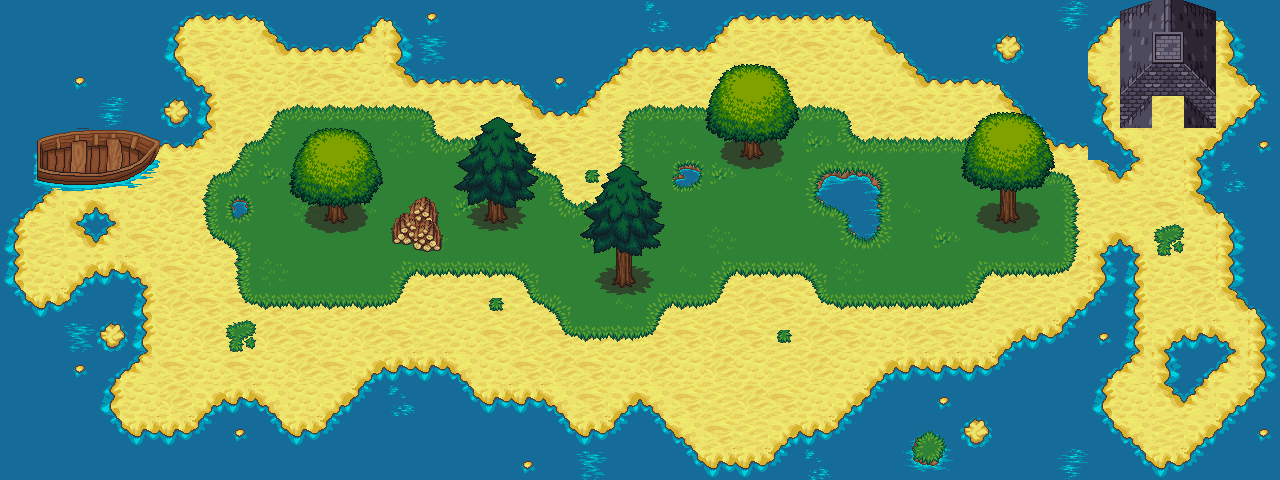

A level layout from a 2D game, rendered from its tile map. Below: a short description, then the map file with tile-grid data replaced by summaries:
An orthogonal 40x15 tile map with 32x32 px tiles, 9 tile layers (still water, animated water 1, animated water 2, sand, ...), 10 tilesets and 19 objects (3x 8, jessica, doors, whitey, coin_gold).

<map version="1.2" tiledversion="1.2.0" orientation="orthogonal" renderorder="right-down" width="40" height="15" tilewidth="32" tileheight="32" infinite="0" nextlayerid="20" nextobjectid="37">
 <properties>
  <property name="background_color" value="#156C99" />
  <property name="water speed" value="30" />
 </properties>
 <tileset firstgid="1" name="grass" tilewidth="32" tileheight="32" tilecount="18" columns="3">
  <image source="../img/grass.png" width="96" height="192" />
 </tileset>
 <tileset firstgid="19" name="sandwater" tilewidth="32" tileheight="32" tilecount="18" columns="3">
  <image source="../img/sandwater.png" width="96" height="192" />
 </tileset>
 <tileset firstgid="37" name="trunk" tilewidth="32" tileheight="32" tilecount="36" columns="6">
  <image source="../img/trunk.png" width="192" height="192" />
 </tileset>
 <tileset firstgid="73" name="treetop" tilewidth="32" tileheight="32" tilecount="81" columns="9">
  <image source="../img/treetop.png" width="288" height="288" />
 </tileset>
 <tileset firstgid="154" name="animwater" tilewidth="32" tileheight="32" tilecount="36" columns="3">
  <image source="../img/animwater.png" width="96" height="384" />
 </tileset>
 <tileset firstgid="190" name="bridges" tilewidth="32" tileheight="32" tilecount="54" columns="6">
  <image source="../img/bridges.png" width="192" height="288" />
 </tileset>
 <tileset firstgid="244" name="flowers_2" tilewidth="32" tileheight="32" tilecount="60" columns="10">
  <image source="../img/flowers_2.png" width="320" height="192" />
 </tileset>
 <tileset firstgid="304" name="chests" tilewidth="32" tileheight="32" tilecount="6" columns="2">
  <image source="../img/chests.png" width="64" height="96" />
 </tileset>
 <tileset firstgid="310" name="farming_fishing" tilewidth="32" tileheight="32" tilecount="400" columns="20">
  <image source="../img/farming_fishing.png" width="640" height="640" />
 </tileset>
 <tileset firstgid="710" name="house" tilewidth="32" tileheight="32" tilecount="70" columns="10">
  <image source="../img/house.png" width="320" height="224" />
 </tileset>
 <layer id="11" name="still water" width="40" height="15">
  <data>[600 cells, 600 non-empty, 6 distinct tile ids]</data>
 </layer>
 <layer id="1" name="animated water 1" width="40" height="15">
  <data>[600 cells, 19 non-empty, 14 distinct tile ids]</data>
 </layer>
 <layer id="2" name="animated water 2" width="40" height="15">
  <data>[600 cells, 19 non-empty, 14 distinct tile ids]</data>
 </layer>
 <layer id="3" name="sand" width="40" height="15">
  <data>[600 cells, 85 non-empty, 4 distinct tile ids]</data>
 </layer>
 <layer id="4" name="land" width="40" height="15">
  <data>[600 cells, 466 non-empty, 36 distinct tile ids]</data>
 </layer>
 <layer id="19" name="house" width="40" height="15">
  <data>[600 cells, 11 non-empty, 11 distinct tile ids]</data>
 </layer>
 <layer id="5" name="mass" width="40" height="15">
  <data>[600 cells, 43 non-empty, 25 distinct tile ids]</data>
 </layer>
 <objectgroup id="13" name="objects">
  <object id="19" name="jessica" x="1147" y="300" width="32" height="32">
   <properties>
    <property name="compose" value="{&quot;name&quot;:&quot;jessica&quot;}" />
    <property name="height" type="int" value="34" />
    <property name="image" value="jessica" />
    <property name="width" type="int" value="37" />
   </properties>
  </object>
  <object id="35" name="doors" x="1152" y="96" width="32" height="32">
   <properties>
    <property name="height" value="32" />
    <property name="image" value="doors" />
    <property name="type" value="doors" />
    <property name="width" value="32" />
   </properties>
  </object>
  <object id="36" name="whitey" x="1024" y="288" width="32" height="32">
   <properties>
    <property name="height" type="int" value="36" />
    <property name="image" value="whitey" />
    <property name="width" type="int" value="31" />
   </properties>
  </object>
 </objectgroup>
 <objectgroup id="18" name="coins">
  <object id="29" name="coin_gold" type="8" x="479.82" y="350.387" width="32" height="32">
   <properties>
    <property name="height" value="21" />
    <property name="image" value="coin_gold" />
    <property name="type" value="coin" />
    <property name="width" value="18" />
   </properties>
  </object>
  <object id="30" name="coin_gold" x="758.378" y="58.0669" width="32" height="32">
   <properties>
    <property name="height" value="21" />
    <property name="image" value="coin_gold" />
    <property name="type" value="coin" />
    <property name="width" value="18" />
   </properties>
  </object>
  <object id="31" name="coin_gold" type="8" x="1152.5" y="415.288" width="32" height="32">
   <properties>
    <property name="height" value="21" />
    <property name="image" value="coin_gold" />
    <property name="type" value="coin" />
    <property name="width" value="18" />
   </properties>
  </object>
  <object id="32" name="coin_gold" type="8" x="191.586" y="32.0742" width="32" height="32">
   <properties>
    <property name="height" value="21" />
    <property name="image" value="coin_gold" />
    <property name="type" value="coin" />
    <property name="width" value="18" />
   </properties>
  </object>
 </objectgroup>
 <layer id="7" name="air" width="40" height="15">
  <data>[600 cells, 32 non-empty, 23 distinct tile ids]</data>
 </layer>
 <layer id="8" name="air2" width="40" height="15">
  <data>[600 cells, 18 non-empty, 18 distinct tile ids]</data>
 </layer>
 <objectgroup id="9" name="collision">
  <object id="10" x="1167" y="384">
   <properties>
    <property name="type" value="outline" />
   </properties>
   <polygon points="0,0 0,-32 16,-48 48,-48 64,-32 16,16" />
  </object>
  <object id="11" x="128" y="448">
   <properties>
    <property name="type" value="outline" />
   </properties>
   <polyline points="0,0 -32,-32 -32,-64 0,-96 0,-160 -32,-160 -64,-128 -96,-128 -128,-160 -128,-224 -99.7175,-256.324 -98,-321.333 -48.6667,-328 4,-324 60.6667,-316.667 64,-352 32,-384 32,-416 64,-448 128,-448 160,-416 224,-416 256,-448 288,-416 288,-384 384,-384 416,-352 448,-352 512,-416 576,-416 608,-448 736,-448 800,-384 864,-384 928,-320 960,-320 989.326,-288.049 991.533,-318.191 1018.74,-315.243 1017.84,-353.031 1061.93,-352.98 1064.18,-317.842 1088.38,-317.925 1086.84,-305.089 1089.11,-267.721 1113.56,-230.391 1119.44,-172.7 1148.89,-113.368 1136.89,-38.6699 1084.94,22.9853 1013.29,26.7449 971.149,-11.6659 950.476,-67.4032 991.941,-107.193 992.629,-186.006 951.907,-102.579 900.301,-93.9075 866.247,-66.3071 805.869,-73.9396 768,-64 704,0 672,0 640,32 576,32 512,-32 480,0 448,0 416,-32 352,-32 320,-64 256,-64 192,0 160,0 128,-32 96,-32 64,0 0,0" />
  </object>
  <object id="12" x="816" y="192">
   <properties>
    <property name="type" value="outline" />
   </properties>
   <polygon points="0,0 16,-16 48,-16 64,0 64,32 48,48" />
  </object>
  <object id="13" x="326" y="200" width="19" height="21">
   <properties>
    <property name="type" value="outline" />
   </properties>
  </object>
  <object id="14" x="486" y="200" width="19" height="21">
   <properties>
    <property name="type" value="outline" />
   </properties>
  </object>
  <object id="15" x="742" y="135" width="19" height="21">
   <properties>
    <property name="type" value="outline" />
   </properties>
  </object>
  <object id="16" x="614" y="256" width="19" height="27">
   <properties>
    <property name="type" value="outline" />
   </properties>
  </object>
  <object id="17" x="998" y="194" width="19" height="28">
   <properties>
    <property name="type" value="outline" />
   </properties>
  </object>
  <object id="18" x="79" y="224">
   <properties>
    <property name="type" value="outline" />
   </properties>
   <polygon points="0,0 16,-16 32,0 16,16" />
  </object>
  </objectgroup>
</map>
<!-- 3 of 19 objects omitted -->
